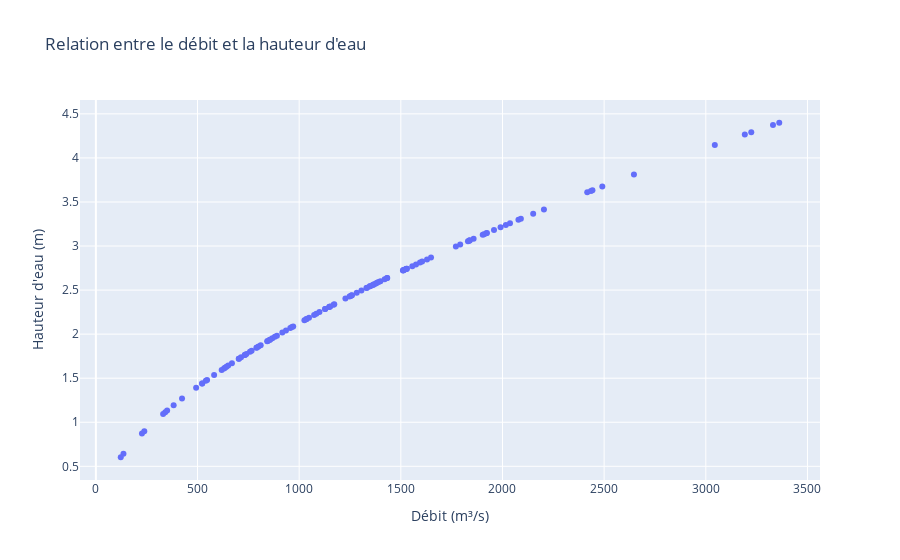
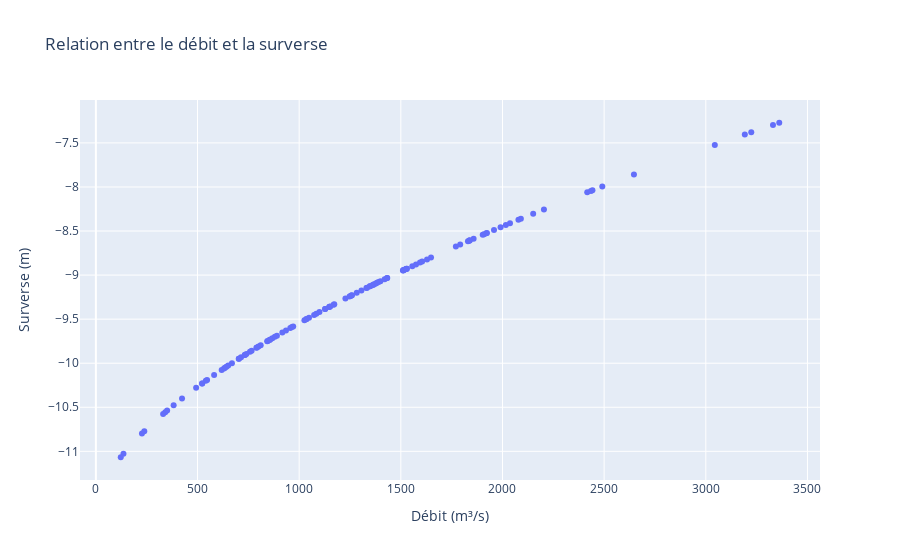

Notebook cell for these charts, in order:
### Code cell
fig_H = px.scatter(df, x="Debit", y="H_calculé", title="Relation entre le débit et la hauteur d'eau",
                   labels={"Debit": "Débit (m³/s)", "H_calculé": "Hauteur d'eau (m)"})
fig_H.show()

fig_S = px.scatter(df, x="Debit", y="S_calculé", title="Relation entre le débit et la surverse",
                   labels={"Debit": "Débit (m³/s)", "S_calculé": "Surverse (m)"})
fig_S.show()
